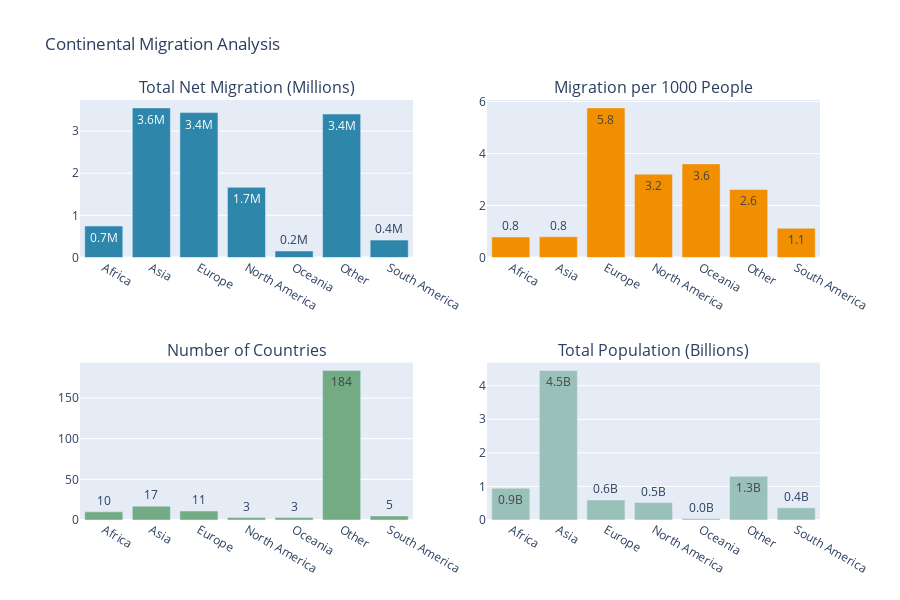

Here is the notebook cell this chart was saved with:
### Markdown cell above
## Step 7: Visualization 4 - Migration by Continent with Dynamic Explanation

### Code cell
#  Visualization 4 - Migration by Continent with Dynamic Explanation
print(" Creating Visualization 4: Migration by Continent...")

continent_data = df.groupby('Continent').agg({
    'Net_Migrants': 'sum',
    'Population': 'sum',
    'Country': 'count'
}).round(2)

continent_data['Migration_per_Capita'] = (continent_data['Net_Migrants'] / continent_data['Population']) * 1000

fig4 = make_subplots(rows=2, cols=2, 
                     subplot_titles=('Total Net Migration (Millions)', 'Migration per 1000 People',
                                    'Number of Countries', 'Total Population (Billions)'))

# Panel 1: Total Net Migration
colors_panel1 = ['#2E86AB' if x > 0 else '#A23B72' for x in continent_data['Net_Migrants']]
fig4.add_trace(
    go.Bar(x=continent_data.index, 
           y=continent_data['Net_Migrants']/1e6,
           marker_color=colors_panel1,
           text=continent_data['Net_Migrants'].apply(lambda x: f'{x/1e6:.1f}M'),
           textposition='auto'),
    row=1, col=1
)

# Panel 2: Migration per Capita
fig4.add_trace(
    go.Bar(x=continent_data.index, 
           y=continent_data['Migration_per_Capita'],
           marker_color='#F18F01',
           text=continent_data['Migration_per_Capita'].round(1),
           textposition='auto'),
    row=1, col=2
)

# Panel 3: Number of Countries
fig4.add_trace(
    go.Bar(x=continent_data.index, 
           y=continent_data['Country'],
           marker_color='#73AB84',
           text=continent_data['Country'],
           textposition='auto'),
    row=2, col=1
)

# Panel 4: Total Population
fig4.add_trace(
    go.Bar(x=continent_data.index, 
           y=continent_data['Population']/1e9,
           marker_color='#99C1B9',
           text=continent_data['Population'].apply(lambda x: f'{x/1e9:.1f}B'),
           textposition='auto'),
    row=2, col=2
)

fig4.update_layout(height=600, showlegend=False, title_text="Continental Migration Analysis")
fig4.show()

# Find top immigration/emigration continents for dynamic text
top_imm_continent = continent_data['Net_Migrants'].idxmax()
top_emm_continent = continent_data['Net_Migrants'].idxmin()
top_rate_continent = continent_data['Migration_per_Capita'].idxmax()

### Figure 1 — Plotly figure (JSON) as saved in the notebook; plotly's stock layout.template omitted (floating-point values rounded to 4 significant figures)
{"data": [{"marker": {"color": ["#2E86AB", "#2E86AB", "#2E86AB", "#2E86AB", "#2E86AB", "#2E86AB", "#2E86AB"]}, "text": ["0.7M", "3.6M", "3.4M", "1.7M", "0.2M", "3.4M", "0.4M"], "textposition": "auto", "type": "bar", "x": ["Africa", "Asia", "Europe", "North America", "Oceania", "Other", "South America"], "xaxis": "x", "y": [0.7484, 3.551, 3.439, 1.665, 0.1548, 3.405, 0.4129], "yaxis": "y"}, {"marker": {"color": "#F18F01"}, "text": [0.8, 0.8, 5.8, 3.2, 3.6, 2.6, 1.1], "textposition": "auto", "type": "bar", "x": ["Africa", "Asia", "Europe", "North America", "Oceania", "Other", "South America"], "xaxis": "x2", "y": [0.7899, 0.7971, 5.755, 3.206, 3.601, 2.617, 1.127], "yaxis": "y2"}, {"marker": {"color": "#73AB84"}, "text": [10.0, 17.0, 11.0, 3.0, 3.0, 184.0, 5.0], "textposition": "auto", "type": "bar", "x": ["Africa", "Asia", "Europe", "North America", "Oceania", "Other", "South America"], "xaxis": "x3", "y": [10, 17, 11, 3, 3, 184, 5], "yaxis": "y3"}, {"marker": {"color": "#99C1B9"}, "text": ["0.9B", "4.5B", "0.6B", "0.5B", "0.0B", "1.3B", "0.4B"], "textposition": "auto", "type": "bar", "x": ["Africa", "Asia", "Europe", "North America", "Oceania", "Other", "South America"], "xaxis": "x4", "y": [0.9475, 4.455, 0.5974, 0.5193, 0.04299, 1.301, 0.3665], "yaxis": "y4"}], "layout": {"annotations": [{"font": {"size": 16}, "showarrow": false, "text": "Total Net Migration (Millions)", "x": 0.225, "xanchor": "center", "xref": "paper", "y": 1, "yanchor": "bottom", "yref": "paper"}, {"font": {"size": 16}, "showarrow": false, "text": "Migration per 1000 People", "x": 0.775, "xanchor": "center", "xref": "paper", "y": 1, "yanchor": "bottom", "yref": "paper"}, {"font": {"size": 16}, "showarrow": false, "text": "Number of Countries", "x": 0.225, "xanchor": "center", "xref": "paper", "y": 0.375, "yanchor": "bottom", "yref": "paper"}, {"font": {"size": 16}, "showarrow": false, "text": "Total Population (Billions)", "x": 0.775, "xanchor": "center", "xref": "paper", "y": 0.375, "yanchor": "bottom", "yref": "paper"}], "height": 600, "showlegend": false, "title": {"text": "Continental Migration Analysis"}, "xaxis": {"anchor": "y", "domain": [0, 0.45]}, "xaxis2": {"anchor": "y2", "domain": [0.55, 1]}, "xaxis3": {"anchor": "y3", "domain": [0, 0.45]}, "xaxis4": {"anchor": "y4", "domain": [0.55, 1]}, "yaxis": {"anchor": "x", "domain": [0.625, 1]}, "yaxis2": {"anchor": "x2", "domain": [0.625, 1]}, "yaxis3": {"anchor": "x3", "domain": [0, 0.375]}, "yaxis4": {"anchor": "x4", "domain": [0, 0.375]}}}
